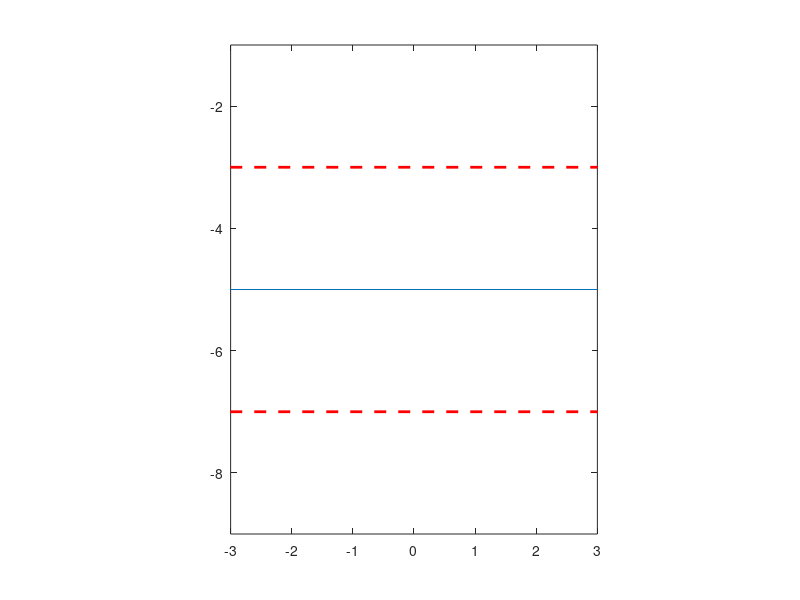

The MATLAB script that drew this image: (Note: this script raises an error after producing the figure.)
function Simulation_TestIntegration_Segments

    Wall_VertHor = 'horizontal';
    Wall_Y = -5;
    R      = 2;

    if(strcmp(Wall_VertHor,'horizontal'))
        plot([-5 5],[Wall_Y,Wall_Y]);   hold on; 
        plot([-5 5],[Wall_Y+R,Wall_Y+R],'r--','LineWidth',2);    
        plot([-5 5],[Wall_Y-R,Wall_Y-R],'r--','LineWidth',2);    
    
        xlim([-3,3])
        ylim([Wall_Y-2*R,Wall_Y+2*R])
        axis equal
    elseif(strcmp(Wall_VertHor,'vertical'))
        plot([Wall_Y,Wall_Y],[-5 5]);   hold on; 
        plot([Wall_Y+R,Wall_Y+R],[-5 5],'r--','LineWidth',2);    
        plot([Wall_Y-R,Wall_Y-R],[-5 5],'r--','LineWidth',2);    
    
        ylim([-3,3])
        xlim([Wall_Y-2*R,Wall_Y+2*R])
        axis equal        
    end
    
    
    
    while(true)
        
        [y10,y20] = ginput(1);
    
        shape = struct('Origin',[y10,y20],'R',R,'N',[20,20],...
                        'Wall_VertHor',Wall_VertHor,'Wall_Y',Wall_Y);

        SW  = SegmentWall(shape);
        SW.ComputeIntegrationVector();
        
        shape.NW = [20,20];
        shape.NT = [20,20];
        BSW = BigSegment(shape);
        BSW.ComputeIntegrationVector();

        SW.PlotGrid(); hold on;
        BSW.PlotGrid();
        
        %Compute integration 
        SW_CartPts  = SW.GetCartPts();
        BSW_CartPts = BSW.GetCartPts();
        
        V_SW  = VTest1(SW_CartPts.y1_kv - y10,SW_CartPts.y2_kv - y20);
        V_BSW = VTest1(BSW_CartPts.y1_kv - y10,BSW_CartPts.y2_kv - y20);
        [~,VInt]  = VTest1([],[]);
        disp(['Error for VTest1: ',num2str(SW.Int*V_SW + BSW.Int*V_BSW - VInt)]);
        
        V_SW  = VTest2(SW_CartPts.y1_kv - y10,SW_CartPts.y2_kv - y20);
        V_BSW = VTest2(BSW_CartPts.y1_kv - y10,BSW_CartPts.y2_kv - y20);
        [~,VInt]  = VTest2([],[]);
        disp(['Error for VTest2: ',num2str(SW.Int*V_SW + BSW.Int*V_BSW - VInt)]);
        
        V_SW  = VTest3(SW_CartPts.y1_kv - y10,SW_CartPts.y2_kv - y20);
        V_BSW = VTest3(BSW_CartPts.y1_kv - y10,BSW_CartPts.y2_kv - y20);
        [~,VInt]  = VTest3([],[]);
        disp(['Error for VTest3: ',num2str(SW.Int*V_SW + BSW.Int*V_BSW - VInt)]);
    end
    
    
    
    function [V,VInt] = VTest1(y1,y2)
        V       = y1.^2 + y2.^2;
        VInt    = pi*R^4/2;
    end
    
	function [V,VInt] = VTest2(y1,y2)
        V       = y1.^2;
        VInt    = pi*R^4/4;
    end

    function [V,VInt] = VTest3(y1,y2)
        V       = y2.*sin(y1);
        VInt    = 0;
    end
end